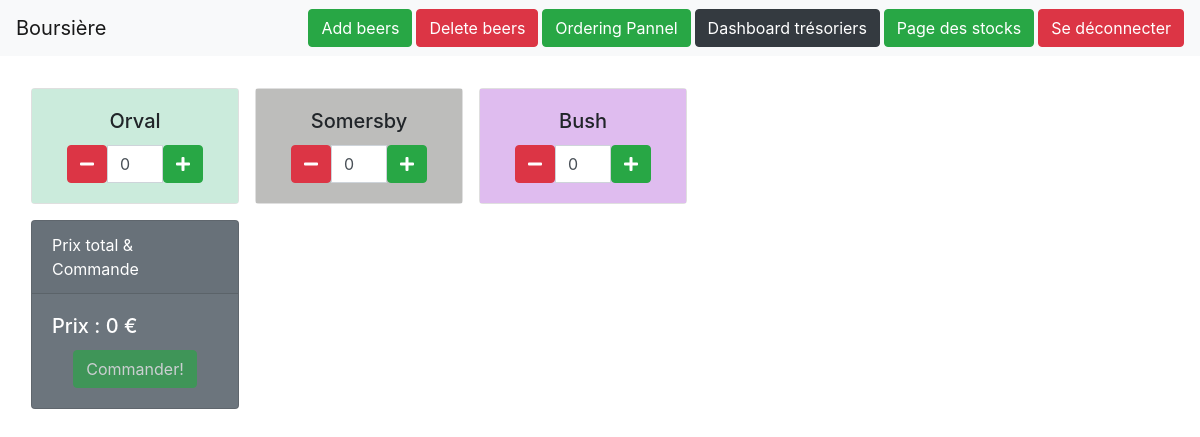
The app's page /beer_ordering/ (signed in), older data.
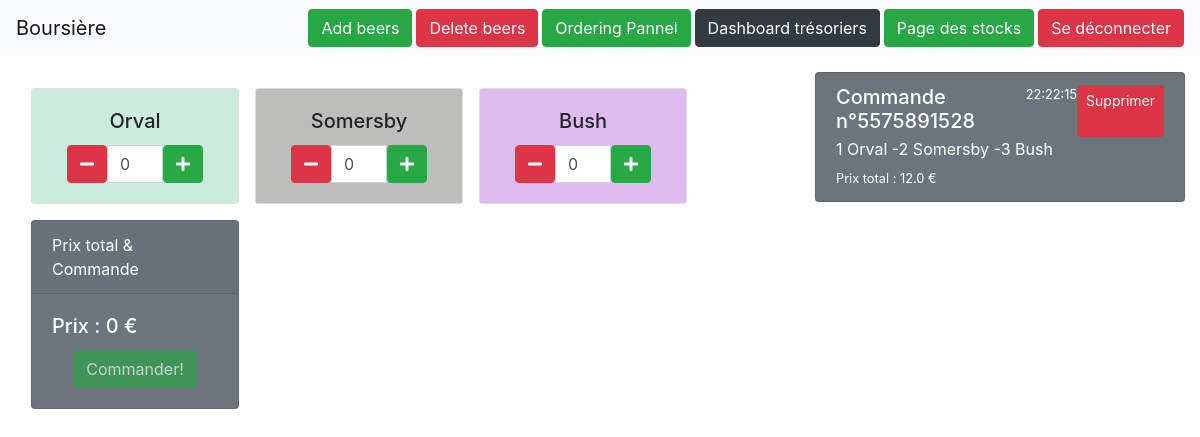
The same page, newer data.
### Beer/models.py (models this page shows, shortened)
class Beer(models.Model):
    beer_name = models.CharField(max_length=100)
    price = models.FloatField(null=False)
    buy_price = models.FloatField(null=False)
    stock = models.IntegerField(null=False)
    coef_up = models.FloatField(null=False)
    coef_down = models.FloatField(null=False)
    coef_max = models.FloatField(null=False)
    q_qarder = models.IntegerField(null=False, default=0)
    q_current_qarder = models.IntegerField(null=False, default=0)
    alcohol_percentage = models.FloatField(null=False, default=0)
    bar = models.IntegerField(null=False, default=1)
    trend = models.CharField(max_length=10, default='EQUAL')
    out_of_stock = models.BooleanField(null=False, default=False)
    class Meta:
        permissions = (("show_tool_bar", "Can show the toolbar"),)

class History(models.Model):
    id_str = models.CharField(max_length=25, null=False)
    time = models.CharField(null=False, max_length=25)
    total_price = models.FloatField(null=False, default=0)
    buy_total_price = models.FloatField(null=False, default=0)
    history_json = models.TextField()
    text = models.TextField(null=False, default="")

### Beer/views.py (the view)
# urls.py: path('beer_ordering/', BeerViews.beer_ordering_view, name='beer_ordering'),
@login_required
def beer_ordering_view(request):
    return render(request, 'ordering_beer_page.html', {'beers':BeerModel.objects.all(), 'history':History.objects.all()})

### Beer/templatetags/filter_extra.py (called while the page is built)
def rcolors(value):
    letters = 'B,C,D,E,F'.split(',');
    color = '#';
    while color in color_list:
        for i in range(6):
            color += letters[math.floor(random() * len(letters))]
    color_list.append(color)
    return color;

### templates/ordering_beer_page.html (shortened to what this page needs)
{%extends 'main_template.html' %}
{% load static %}
{%block content%}
<div class="container-fluid">
<div class="row">
  <div class="col-sm-8">
    {% include 'beer_card.html' with beers=beers%}
    <div class="card text-white bg-secondary mt-3 ml-3" style="max-width: 13rem;">
        <div class="card-header">Prix total & Commande</div>
        <div class="card-body">
            <h5 class="card-title" id="total_price">Prix : 0 €</h5>
            <div class="text-center">
        <div class="btn btn-success disabled" id="order_btn" onclick="make_order()">Commander!</div>
                </div>
        </div>
    </div>
</div>
      <div class="col-sm-4">
    {% include 'ordering_list.html' with history=history %}
  </div>
</div>
</div>
{%endblock%}

### templates/beer_card.html
{% load static %}
{% load filter_extra %}
<div class="row col-sm">
{% for beer in beers %}
    <div class="card ml-3 mt-3" style="width: 13rem;">
      <div class="card-body" style='background-color: {{beer.beer_name|rcolors}};'>
           <h5 class="card-title text-center">{{ beer.beer_name }}</h5>
        <div class="input-group col-sm-12">
          <span class="input-group-btn">
              <div class="btn btn-danger" onclick="minus({{ forloop.counter }}, '{{ beer.beer_name }}')">
                  <i class="fas fa-minus"></i>
              </div>
          </span>
          <input type="text" id="input{{ forloop.counter }}" class="form-control input-number" value="0" min="0">
          <span class="input-group-btn" onclick="plus({{ forloop.counter }}, '{{ beer.beer_name }}')">
              <button type="button" class="btn btn-success">
                  <i class="fas fa-plus"></i>
              </button>
          </span>
      </div>
      </div>
    </div>
{% endfor %}
</div>

### templates/ordering_list.html
<div class="list-group" id="histo" style="position: relative; height: 94vh; width: 100%; overflow-y: scroll;">
    {% for histo in history reversed %}
    <a class="list-group-item list-group-item-action flex-column align-items-start text-white bg-secondary" id="{{ histo.id_str }}">
        <div class="d-flex w-100 justify-content-between">
            <h5 class="mb-1">Commande n°{{ histo.id_str }}</h5>
            <small>{{ histo.time }}</small>
            <div class="btn btn-sm btn-danger" onclick="delete_histo({{ histo.id_str }})">Supprimer</div>
        </div>
    <p class="mb-1">{{ histo.text }}</p>
    <small id="">Prix total : {{ histo.total_price }} €</small>
    </a>
    {% endfor %}
</div>

Row changes from the older to the newer data that the page shows:
added History: id_str "5575891528", time "22:22:15", text "1 Orval -2 Somersby -3 Bush", total_price "12.0"
